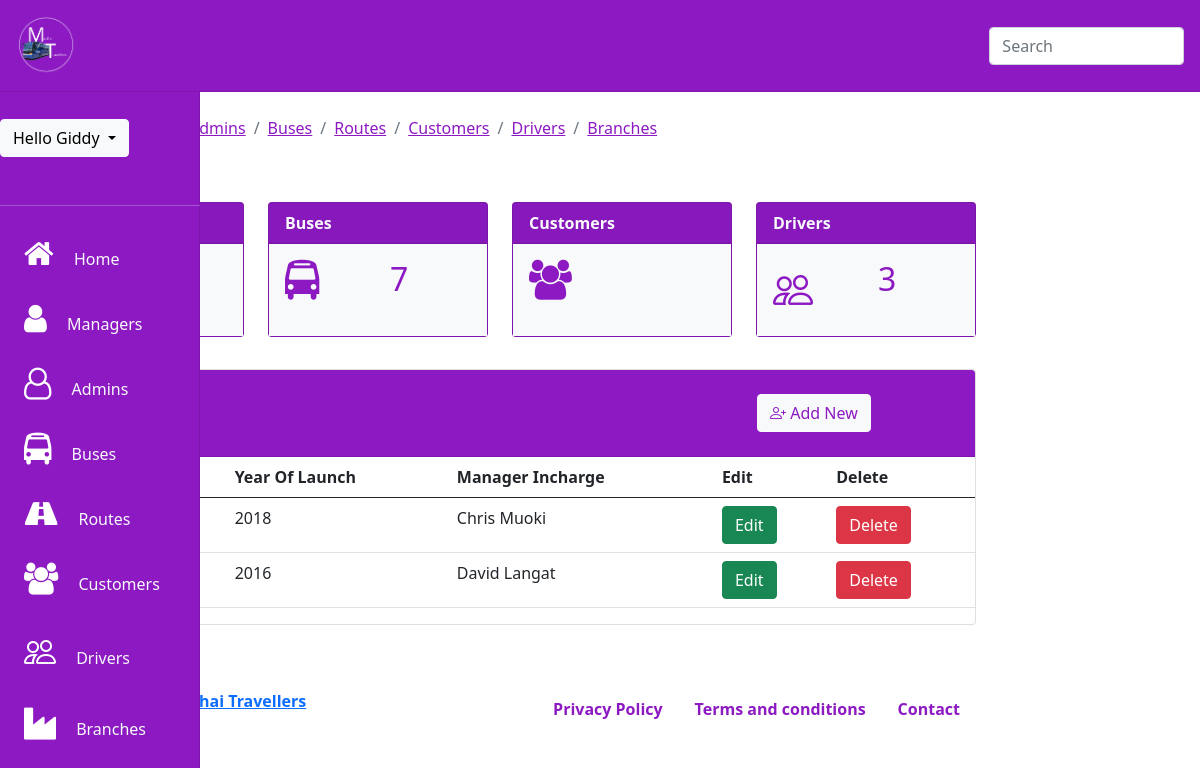
The page /super_admin/branches.php (signed in) on the database as committed earlier.
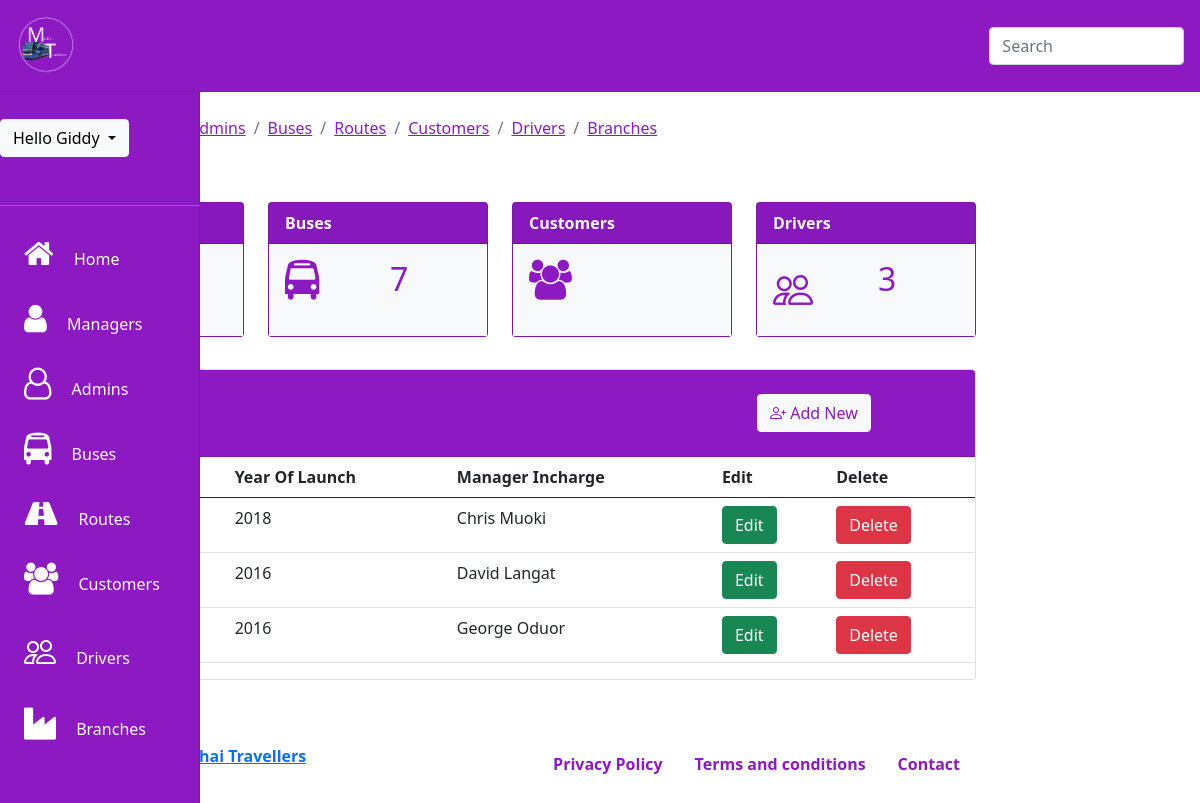
The same page on the database as committed later.
### tables this page shows
CREATE TABLE `branches` (
  `id` int(11) NOT NULL,
  `branch` varchar(100) NOT NULL,
  `yf` year(4) NOT NULL,
  `manager` varchar(100) NOT NULL
);

### super_admin/partials/i_branches.php (the view, shortened to what this page needs)
<?php
 $sql ="SELECT *FROM branches
  ORDER BY id";
   $query =$con->query($sql);
   WHILE($row=$query->fetch_assoc())
   {
       ?>
<tr>
    <td><?php echo $row['branch'];?></td>
    <td><?php echo $row['yf'];?></td>
    <td><?php echo $row['manager'];?></td>
    <form action="partials/updatedata.php" Method="POST">
        <th><input type="submit" name="edit" class="btn btn-success" data-target="#addnew" value="Edit"></th>
    </form>
    <form action="partials/delete.php" Method="POST">
        <th><input type="submit" name="delete" class="btn btn-danger" value="Delete"></th>
    </form>
</tr>
<?php
                }
                ?>

Rows that differ between the two databases and show on the page:
added branches: yf "2016", manager "George Oduor"
